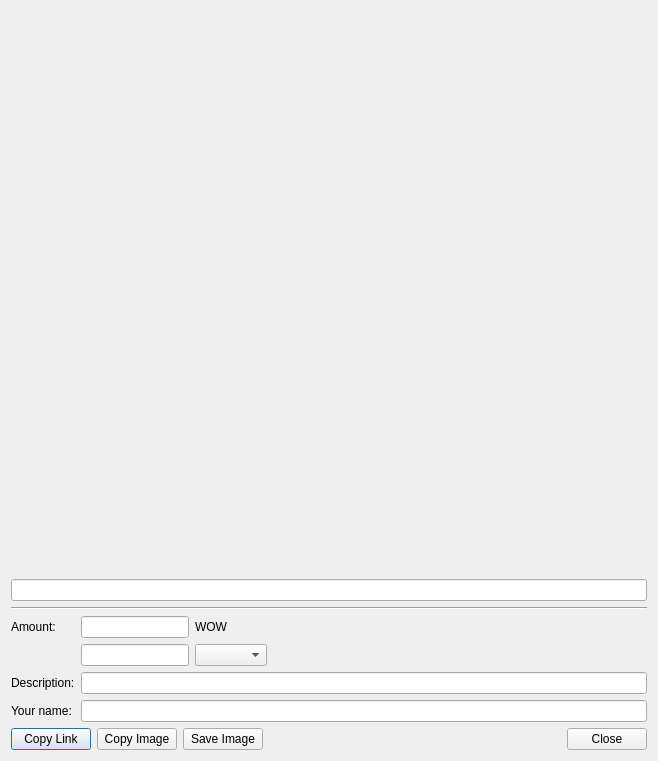
<?xml version="1.0" encoding="UTF-8"?>
<ui version="4.0">
 <class>PaymentRequestDialog</class>
 <widget class="QDialog" name="PaymentRequestDialog">
  <property name="geometry">
   <rect>
    <x>0</x>
    <y>0</y>
    <width>658</width>
    <height>761</height>
   </rect>
  </property>
  <property name="windowTitle">
   <string>Create Payment Request</string>
  </property>
  <layout class="QVBoxLayout" name="verticalLayout">
   <item>
    <widget class="QrCodeWidget" name="qrWidget" native="true">
     <property name="sizePolicy">
      <sizepolicy hsizetype="Expanding" vsizetype="Expanding">
       <horstretch>0</horstretch>
       <verstretch>0</verstretch>
      </sizepolicy>
     </property>
    </widget>
   </item>
   <item>
    <widget class="QLineEdit" name="line_paymentRequestUri">
     <property name="readOnly">
      <bool>true</bool>
     </property>
    </widget>
   </item>
   <item>
    <widget class="Line" name="line">
     <property name="orientation">
      <enum>Qt::Orientation::Horizontal</enum>
     </property>
    </widget>
   </item>
   <item>
    <layout class="QFormLayout" name="formLayout">
     <item row="0" column="0">
      <widget class="QLabel" name="label">
       <property name="text">
        <string>Amount:</string>
       </property>
      </widget>
     </item>
     <item row="0" column="1">
      <layout class="QVBoxLayout" name="verticalLayout_2">
       <item>
        <layout class="QHBoxLayout" name="horizontalLayout_3">
         <item>
          <widget class="QLineEdit" name="line_amount">
           <property name="sizePolicy">
            <sizepolicy hsizetype="Maximum" vsizetype="Fixed">
             <horstretch>0</horstretch>
             <verstretch>0</verstretch>
            </sizepolicy>
           </property>
          </widget>
         </item>
         <item>
          <widget class="QLabel" name="label_4">
           <property name="text">
            <string>WOW</string>
           </property>
          </widget>
         </item>
         <item>
          <spacer name="horizontalSpacer_2">
           <property name="orientation">
            <enum>Qt::Orientation::Horizontal</enum>
           </property>
           <property name="sizeHint" stdset="0">
            <size>
             <width>40</width>
             <height>20</height>
            </size>
           </property>
          </spacer>
         </item>
        </layout>
       </item>
      </layout>
     </item>
     <item row="2" column="0">
      <widget class="QLabel" name="label_2">
       <property name="text">
        <string>Description:</string>
       </property>
      </widget>
     </item>
     <item row="2" column="1">
      <widget class="QLineEdit" name="line_description"/>
     </item>
     <item row="3" column="0">
      <widget class="QLabel" name="label_3">
       <property name="text">
        <string>Your name:</string>
       </property>
      </widget>
     </item>
     <item row="3" column="1">
      <widget class="QLineEdit" name="line_recipient"/>
     </item>
     <item row="1" column="0">
      <widget class="QLabel" name="label_5">
       <property name="text">
        <string/>
       </property>
      </widget>
     </item>
     <item row="1" column="1">
      <layout class="QHBoxLayout" name="horizontalLayout_2">
       <item>
        <widget class="QFrame" name="frame_fiat">
         <property name="frameShape">
          <enum>QFrame::Shape::NoFrame</enum>
         </property>
         <property name="frameShadow">
          <enum>QFrame::Shadow::Sunken</enum>
         </property>
         <layout class="QHBoxLayout" name="horizontalLayout_4">
          <property name="leftMargin">
           <number>0</number>
          </property>
          <property name="topMargin">
           <number>0</number>
          </property>
          <property name="rightMargin">
           <number>0</number>
          </property>
          <property name="bottomMargin">
           <number>0</number>
          </property>
          <item>
           <widget class="QLineEdit" name="line_amountFiat">
            <property name="sizePolicy">
             <sizepolicy hsizetype="Maximum" vsizetype="Fixed">
              <horstretch>0</horstretch>
              <verstretch>0</verstretch>
             </sizepolicy>
            </property>
           </widget>
          </item>
          <item>
           <widget class="QComboBox" name="comboCurrency">
            <property name="sizePolicy">
             <sizepolicy hsizetype="Maximum" vsizetype="Fixed">
              <horstretch>0</horstretch>
              <verstretch>0</verstretch>
             </sizepolicy>
            </property>
           </widget>
          </item>
         </layout>
        </widget>
       </item>
       <item>
        <spacer name="horizontalSpacer">
         <property name="orientation">
          <enum>Qt::Orientation::Horizontal</enum>
         </property>
         <property name="sizeHint" stdset="0">
          <size>
           <width>40</width>
           <height>20</height>
          </size>
         </property>
        </spacer>
       </item>
      </layout>
     </item>
    </layout>
   </item>
   <item>
    <layout class="QHBoxLayout" name="horizontalLayout">
     <item>
      <widget class="QPushButton" name="btn_copyLink">
       <property name="text">
        <string>Copy Link</string>
       </property>
      </widget>
     </item>
     <item>
      <widget class="QPushButton" name="btn_copyImage">
       <property name="text">
        <string>Copy Image</string>
       </property>
      </widget>
     </item>
     <item>
      <widget class="QPushButton" name="btn_saveImage">
       <property name="text">
        <string>Save Image</string>
       </property>
      </widget>
     </item>
     <item>
      <spacer name="horizontalSpacer_3">
       <property name="orientation">
        <enum>Qt::Orientation::Horizontal</enum>
       </property>
       <property name="sizeHint" stdset="0">
        <size>
         <width>40</width>
         <height>20</height>
        </size>
       </property>
      </spacer>
     </item>
     <item>
      <widget class="QDialogButtonBox" name="buttonBox">
       <property name="orientation">
        <enum>Qt::Orientation::Horizontal</enum>
       </property>
       <property name="standardButtons">
        <set>QDialogButtonBox::StandardButton::Close</set>
       </property>
      </widget>
     </item>
    </layout>
   </item>
  </layout>
 </widget>
 <customwidgets>
  <customwidget>
   <class>QrCodeWidget</class>
   <extends>QWidget</extends>
   <header>widgets/QrCodeWidget.h</header>
   <container>1</container>
  </customwidget>
 </customwidgets>
 <resources/>
 <connections>
  <connection>
   <sender>buttonBox</sender>
   <signal>accepted()</signal>
   <receiver>PaymentRequestDialog</receiver>
   <slot>accept()</slot>
   <hints>
    <hint type="sourcelabel">
     <x>248</x>
     <y>254</y>
    </hint>
    <hint type="destinationlabel">
     <x>157</x>
     <y>274</y>
    </hint>
   </hints>
  </connection>
  <connection>
   <sender>buttonBox</sender>
   <signal>rejected()</signal>
   <receiver>PaymentRequestDialog</receiver>
   <slot>reject()</slot>
   <hints>
    <hint type="sourcelabel">
     <x>316</x>
     <y>260</y>
    </hint>
    <hint type="destinationlabel">
     <x>286</x>
     <y>274</y>
    </hint>
   </hints>
  </connection>
 </connections>
</ui>
